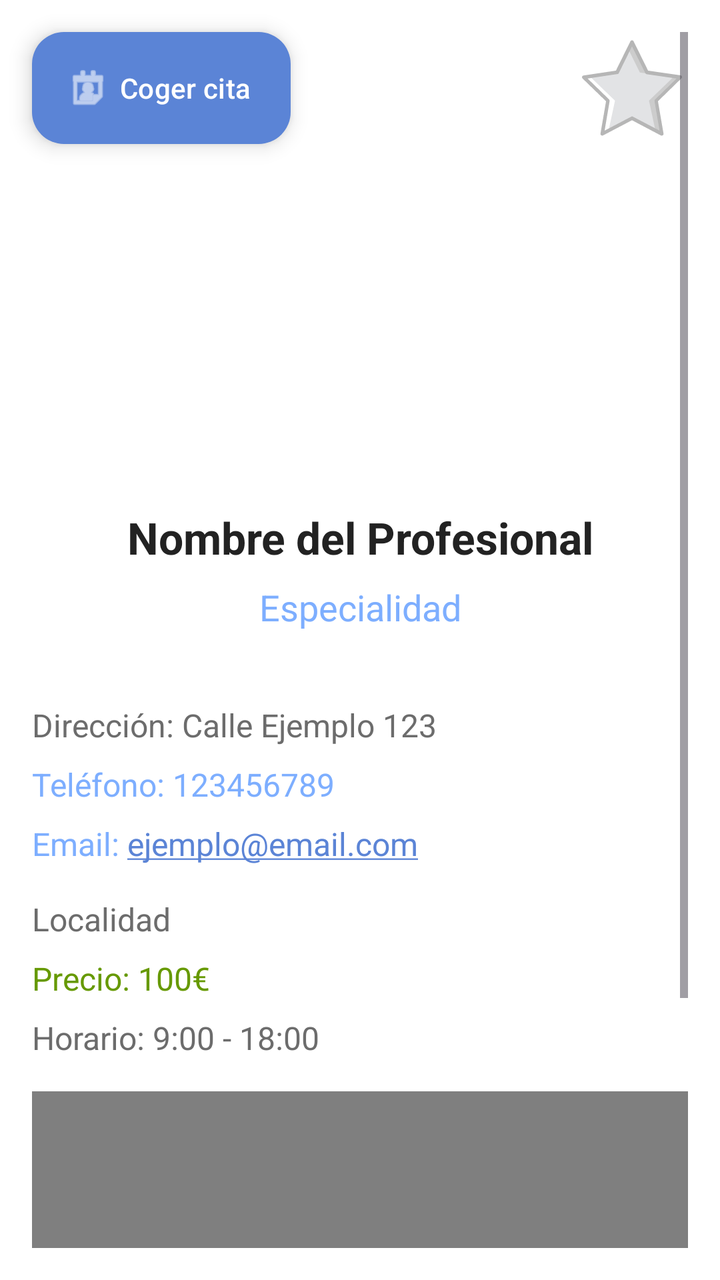
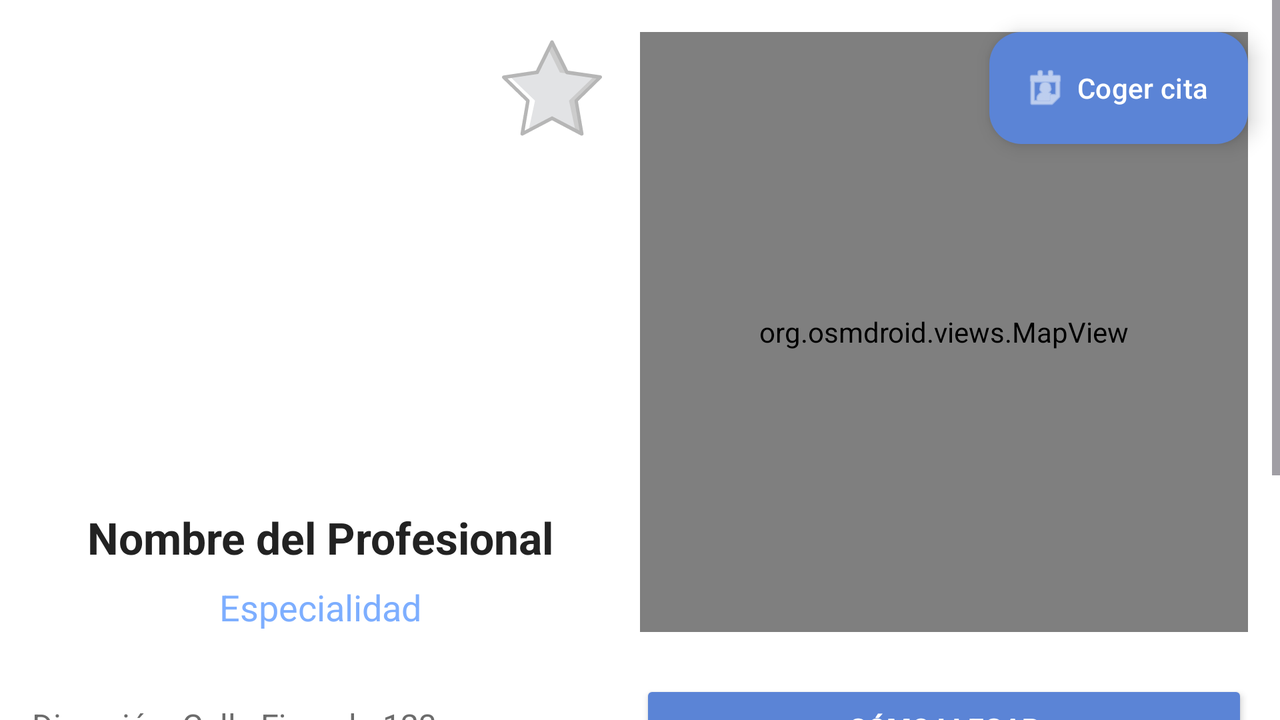

One screen, two layout resources from the same app: the default and the author's alternative for another configuration. Each is rendered where Android would select it; the XML of both is given below.
<!-- AndroidManifest.xml: application theme Theme.VitaSaludApp -->
<!-- res/layout/fragment_detalle.xml -->
<androidx.constraintlayout.widget.ConstraintLayout
    xmlns:android="http://schemas.android.com/apk/res/android"
    xmlns:app="http://schemas.android.com/apk/res-auto"
    android:layout_width="match_parent"
    android:layout_height="match_parent"
    android:background="@color/colorBackground">

<ScrollView
        android:id="@+id/scrollView"
        android:layout_width="match_parent"
        android:layout_height="0dp"
        android:fillViewport="true"
        android:padding="16dp"
        app:layout_constraintTop_toTopOf="parent"
        app:layout_constraintStart_toStartOf="parent"
        app:layout_constraintEnd_toEndOf="parent"
        app:layout_constraintBottom_toBottomOf="parent">

    <androidx.constraintlayout.widget.ConstraintLayout
        android:layout_width="match_parent"
        android:layout_height="wrap_content">

        
        <ImageButton
            android:id="@+id/button_favorite"
            android:layout_width="56dp"
            android:layout_height="56dp"
            android:background="@null"
            android:src="@drawable/ic_star_favorite_empty"
            android:contentDescription="@string/a_adir_a_favoritos"
            app:layout_constraintEnd_toEndOf="parent"
            app:layout_constraintTop_toTopOf="parent" />

        
        <ImageView
            android:id="@+id/profesional_image"
            android:layout_width="150dp"
            android:layout_height="150dp"
            android:layout_gravity="center"
            android:layout_marginTop="16dp"
            android:contentDescription="@string/imagen_del_profesional"
            android:scaleType="centerCrop"
            android:src="@drawable/ic_launcher_foreground"
            app:layout_constraintEnd_toEndOf="parent"
            app:layout_constraintStart_toStartOf="parent"
            app:layout_constraintTop_toBottomOf="@id/button_favorite" />

        
        <TextView
            android:id="@+id/nombre_detalle"
            android:layout_width="0dp"
            android:layout_height="wrap_content"
            android:text="@string/nombre_del_profesional"
            android:textSize="22sp"
            android:textStyle="bold"
            android:gravity="center_horizontal"
            android:layout_marginTop="16dp"
            android:textColor="@color/colorText"
            app:layout_constraintTop_toBottomOf="@id/profesional_image"
            app:layout_constraintStart_toStartOf="parent"
            app:layout_constraintEnd_toEndOf="parent" />

        
        <TextView
            android:id="@+id/especialidad_detalle"
            android:layout_width="0dp"
            android:layout_height="wrap_content"
            android:layout_marginTop="8dp"
            android:gravity="center_horizontal"
            android:paddingBottom="20dp"
            android:text="@string/especialidad"
            android:textColor="@color/colorSecondary"
            android:textSize="18sp"
            app:layout_constraintEnd_toEndOf="parent"
            app:layout_constraintStart_toStartOf="parent"
            app:layout_constraintTop_toBottomOf="@id/nombre_detalle" />

        
        <TextView
            android:id="@+id/direccion_detalle"
            android:layout_width="0dp"
            android:layout_height="wrap_content"
            android:text="@string/direcci_n_calle_ejemplo_123"
            android:textSize="16sp"
            android:textColor="@color/colorTextSecondary"
            android:layout_marginTop="16dp"
            app:layout_constraintTop_toBottomOf="@id/especialidad_detalle"
            app:layout_constraintStart_toStartOf="parent"
            app:layout_constraintEnd_toEndOf="parent" />

        
        <TextView
            android:id="@+id/telefono_detalle"
            android:layout_width="0dp"
            android:layout_height="wrap_content"
            android:text="@string/tel_fono_123456789"
            android:textSize="16sp"
            android:textColor="@color/colorSecondary"
            android:clickable="true"
            android:focusable="true"
            android:autoLink="phone"
            android:layout_marginTop="8dp"
            app:layout_constraintTop_toBottomOf="@id/direccion_detalle"
            app:layout_constraintStart_toStartOf="parent"
            app:layout_constraintEnd_toEndOf="parent" />


        
        <TextView
            android:id="@+id/email_detalle"
            android:layout_width="0dp"
            android:layout_height="wrap_content"
            android:text="@string/email_ejemplo_email_com"
            android:textSize="16sp"
            android:textColor="@color/colorSecondary"
            android:clickable="true"
            android:focusable="true"
            android:layout_marginTop="8dp"
            app:layout_constraintTop_toBottomOf="@id/telefono_detalle"
            app:layout_constraintStart_toStartOf="parent"
            app:layout_constraintEnd_toEndOf="parent"
            android:autoLink="email"/>

        
        <TextView
            android:id="@+id/localidad_detalle"
            android:layout_width="0dp"
            android:layout_height="wrap_content"
            android:text="@string/localidadEjem"
            android:textSize="16sp"
            android:textColor="@color/colorTextSecondary"
            android:layout_marginTop="16dp"
            app:layout_constraintTop_toBottomOf="@id/email_detalle"
            app:layout_constraintStart_toStartOf="parent"
            app:layout_constraintEnd_toEndOf="parent" />

        
        <TextView
            android:id="@+id/precio_detalle"
            android:layout_width="0dp"
            android:layout_height="wrap_content"
            android:text="@string/precio_100"
            android:textSize="16sp"
            android:textColor="@android:color/holo_green_dark"
            android:layout_marginTop="8dp"
            app:layout_constraintTop_toBottomOf="@id/localidad_detalle"
            app:layout_constraintStart_toStartOf="parent"
            app:layout_constraintEnd_toEndOf="parent" />

        
        <TextView
            android:id="@+id/horario_detalle"
            android:layout_width="0dp"
            android:layout_height="wrap_content"
            android:text="@string/horario_9_00_18_00"
            android:textSize="16sp"
            android:textColor="@color/colorTextSecondary"
            android:layout_marginTop="8dp"
            app:layout_constraintTop_toBottomOf="@id/precio_detalle"
            app:layout_constraintStart_toStartOf="parent"
            app:layout_constraintEnd_toEndOf="parent" />

        
        <org.osmdroid.views.MapView
            android:id="@+id/mapView"
            android:layout_width="match_parent"
            android:layout_height="200dp"
            android:layout_marginTop="16dp"
            app:layout_constraintTop_toBottomOf="@id/horario_detalle"
            app:layout_constraintStart_toStartOf="parent"
            app:layout_constraintEnd_toEndOf="parent"/>

        
        <Button
            android:id="@+id/button_como_llegar"
            android:layout_width="match_parent"
            android:layout_height="wrap_content"
            android:layout_marginTop="12dp"
            android:text="@string/c_mo_llegar"
            android:textStyle="bold"
            android:textColor="@android:color/white"
            android:backgroundTint="@color/colorPrimary"
            app:layout_constraintTop_toBottomOf="@id/mapView"
            app:layout_constraintStart_toStartOf="parent"
            app:layout_constraintEnd_toEndOf="parent" />

    </androidx.constraintlayout.widget.ConstraintLayout>

</ScrollView>


<com.google.android.material.floatingactionbutton.ExtendedFloatingActionButton
    android:id="@+id/fab_reservar_cita"
    android:layout_width="wrap_content"
    android:layout_height="wrap_content"
    android:layout_margin="16dp"
    android:text="@string/coger_cita"
    android:textColor="@android:color/white"
    app:backgroundTint="@color/colorPrimary"
    app:icon="@android:drawable/ic_menu_my_calendar"
    app:iconPadding="4dp"
    app:iconTint="@android:color/white"
    app:layout_constraintStart_toStartOf="parent"
    app:layout_constraintTop_toTopOf="parent" />

</androidx.constraintlayout.widget.ConstraintLayout>
<!-- resources referenced by this layout -->
<resources>
  <color name="colorBackground">@color/white</color>
  <color name="colorPrimary">@color/blue_500</color>
  <color name="colorSecondary">@color/blue_200</color>
  <color name="colorText">@color/gray_800</color>
  <color name="colorTextSecondary">@color/gray_500</color>
  <string name="a_adir_a_favoritos">Añadir a favoritos</string>
  <string name="c_mo_llegar">Cómo llegar</string>
  <string name="coger_cita">Coger cita</string>
  <string name="direcci_n_calle_ejemplo_123">Dirección: Calle Ejemplo 123</string>
  <string name="email_ejemplo_email_com">Email: ejemplo@email.com</string>
  <string name="especialidad">Especialidad</string>
  <string name="horario_9_00_18_00">Horario: 9:00 - 18:00</string>
  <string name="imagen_del_profesional">Imagen del profesional</string>
  <string name="localidadEjem">Localidad</string>
  <string name="nombre_del_profesional">Nombre del Profesional</string>
  <string name="precio_100">Precio: 100€</string>
  <string name="tel_fono_123456789">Teléfono: 123456789</string>
  <style name="Theme.VitaSaludApp" parent="Base.Theme.VitaSaludApp" />
  <color name="white">#FFFFFF</color>
  <color name="blue_500">#5B84D6</color>
  <color name="blue_200">#7DAEFF</color>
  <color name="gray_800">#222222</color>
  <color name="gray_500">#6C6C6C</color>
  <style name="Base.Theme.VitaSaludApp" parent="Theme.Material3.DayNight.NoActionBar">
          
          <item name="colorPrimary">@color/colorPrimary</item>
          <item name="colorPrimaryContainer">@color/colorPrimaryLight</item>
          <item name="colorOnPrimary">@color/colorOnPrimary</item>
  
          
          <item name="colorSecondary">@color/colorSecondary</item>
          <item name="colorSecondaryContainer">@color/colorPrimaryDark</item>
          <item name="colorOnSecondary">@color/colorOnPrimary</item>
  
          
          <item name="android:colorBackground">@color/colorBackground</item> 
          <item name="colorSurface">@color/colorSurface</item>
          <item name="colorOnSurface">@color/colorText</item>
          <item name="colorOnSurfaceVariant">@color/colorTextSecondary</item>
  
          
          <item name="colorPrimaryInverse">@color/blue_700</item>
          <item name="colorSurfaceVariant">@color/blue_50</item>
  
          
          <item name="android:statusBarColor">?attr/colorPrimaryContainer</item> 
          <item name="android:navigationBarColor">@color/colorBackground</item> 
      </style>
  <color name="colorPrimaryLight">@color/blue_100</color>
  <color name="colorOnPrimary">@color/white</color>
  <color name="colorPrimaryDark">@color/blue_700</color>
  <color name="colorSurface">@color/gray_50</color>
  <color name="blue_700">#3A5FA3</color>
  <color name="blue_50">#E6F0FF</color>
  <color name="blue_100">#A6C8FF</color>
  <color name="gray_50">#F9FAFC</color>
</resources>
<!-- res/layout-land/fragment_detalle.xml (the author's variant of the layout above) -->
<!-- drawn on the phone turned sideways -->
<?xml version="1.0" encoding="utf-8"?>
<androidx.constraintlayout.widget.ConstraintLayout
    xmlns:android="http://schemas.android.com/apk/res/android"
    xmlns:app="http://schemas.android.com/apk/res-auto"
    android:layout_width="match_parent"
    android:layout_height="match_parent"
    android:background="@color/colorBackground">

    <ScrollView
        android:id="@+id/scrollView"
        android:layout_width="match_parent"
        android:layout_height="0dp"
        android:fillViewport="true"
        app:layout_constraintTop_toTopOf="parent"
        app:layout_constraintBottom_toBottomOf="parent"
        app:layout_constraintStart_toStartOf="parent"
        app:layout_constraintEnd_toEndOf="parent">

        <LinearLayout
            android:layout_width="match_parent"
            android:layout_height="wrap_content"
            android:orientation="horizontal"
            android:padding="16dp">

            
            <LinearLayout
                android:layout_width="0dp"
                android:layout_height="match_parent"
                android:layout_weight="1"
                android:orientation="vertical"
                android:paddingEnd="16dp">

                
                <ImageButton
                    android:id="@+id/button_favorite"
                    android:layout_width="56dp"
                    android:layout_height="56dp"
                    android:layout_gravity="end"
                    android:background="@null"
                    android:src="@drawable/ic_star_favorite_empty"
                    android:contentDescription="@string/a_adir_a_favoritos"/>

                
                <ImageView
                    android:id="@+id/profesional_image"
                    android:layout_width="150dp"
                    android:layout_height="150dp"
                    android:layout_gravity="center_horizontal"
                    android:layout_marginTop="16dp"
                    android:contentDescription="@string/imagen_del_profesional"
                    android:scaleType="centerCrop"
                    android:src="@drawable/ic_launcher_foreground"/>

                
                <TextView
                    android:id="@+id/nombre_detalle"
                    android:layout_width="match_parent"
                    android:layout_height="wrap_content"
                    android:layout_marginTop="16dp"
                    android:gravity="center_horizontal"
                    android:text="@string/nombre_del_profesional"
                    android:textColor="@color/colorText"
                    android:textSize="22sp"
                    android:textStyle="bold"/>

                
                <TextView
                    android:id="@+id/especialidad_detalle"
                    android:layout_width="match_parent"
                    android:layout_height="wrap_content"
                    android:layout_marginTop="8dp"
                    android:gravity="center_horizontal"
                    android:paddingBottom="20dp"
                    android:text="@string/especialidad"
                    android:textColor="@color/colorSecondary"
                    android:textSize="18sp"/>

                
                <TextView
                    android:id="@+id/direccion_detalle"
                    android:layout_width="match_parent"
                    android:layout_height="wrap_content"
                    android:layout_marginTop="16dp"
                    android:text="@string/direcci_n_calle_ejemplo_123"
                    android:textColor="@color/colorTextSecondary"
                    android:textSize="16sp"/>

                
                <TextView
                    android:id="@+id/telefono_detalle"
                    android:layout_width="match_parent"
                    android:layout_height="wrap_content"
                    android:autoLink="phone"
                    android:clickable="true"
                    android:focusable="true"
                    android:layout_marginTop="8dp"
                    android:text="@string/tel_fono_123456789"
                    android:textColor="@color/colorSecondary"
                    android:textSize="16sp"/>

                
                <TextView
                    android:id="@+id/email_detalle"
                    android:layout_width="match_parent"
                    android:layout_height="wrap_content"
                    android:autoLink="email"
                    android:clickable="true"
                    android:focusable="true"
                    android:layout_marginTop="8dp"
                    android:text="@string/email_ejemplo_email_com"
                    android:textColor="@color/colorSecondary"
                    android:textSize="16sp"/>

                
                <TextView
                    android:id="@+id/localidad_detalle"
                    android:layout_width="match_parent"
                    android:layout_height="wrap_content"
                    android:layout_marginTop="16dp"
                    android:text="@string/localidadEjem"
                    android:textColor="@color/colorTextSecondary"
                    android:textSize="16sp"/>

                
                <TextView
                    android:id="@+id/precio_detalle"
                    android:layout_width="match_parent"
                    android:layout_height="wrap_content"
                    android:layout_marginTop="8dp"
                    android:text="@string/precio_100"
                    android:textColor="@android:color/holo_green_dark"
                    android:textSize="16sp"/>

                
                <TextView
                    android:id="@+id/horario_detalle"
                    android:layout_width="match_parent"
                    android:layout_height="wrap_content"
                    android:layout_marginTop="8dp"
                    android:text="@string/horario_9_00_18_00"
                    android:textColor="@color/colorTextSecondary"
                    android:textSize="16sp"/>
            </LinearLayout>

            
            <LinearLayout
                android:layout_width="0dp"
                android:layout_height="match_parent"
                android:layout_weight="1"
                android:orientation="vertical">

                
                <org.osmdroid.views.MapView
                    android:id="@+id/mapView"
                    android:layout_width="match_parent"
                    android:layout_height="300dp"
                    android:layout_marginBottom="16dp"/>

                
                <Button
                    android:id="@+id/button_como_llegar"
                    android:layout_width="match_parent"
                    android:layout_height="wrap_content"
                    android:layout_marginTop="8dp"
                    android:backgroundTint="@color/colorPrimary"
                    android:text="@string/c_mo_llegar"
                    android:textColor="@android:color/white"
                    android:textStyle="bold"/>
            </LinearLayout>
        </LinearLayout>
    </ScrollView>

    
    <com.google.android.material.floatingactionbutton.ExtendedFloatingActionButton
        android:id="@+id/fab_reservar_cita"
        android:layout_width="wrap_content"
        android:layout_height="wrap_content"
        android:layout_margin="16dp"
        android:text="@string/coger_cita"
        android:textColor="@android:color/white"
        app:backgroundTint="@color/colorPrimary"
        app:icon="@android:drawable/ic_menu_my_calendar"
        app:iconPadding="4dp"
        app:iconTint="@android:color/white"
        app:layout_constraintTop_toTopOf="parent"
        app:layout_constraintEnd_toEndOf="parent"/>
</androidx.constraintlayout.widget.ConstraintLayout>
